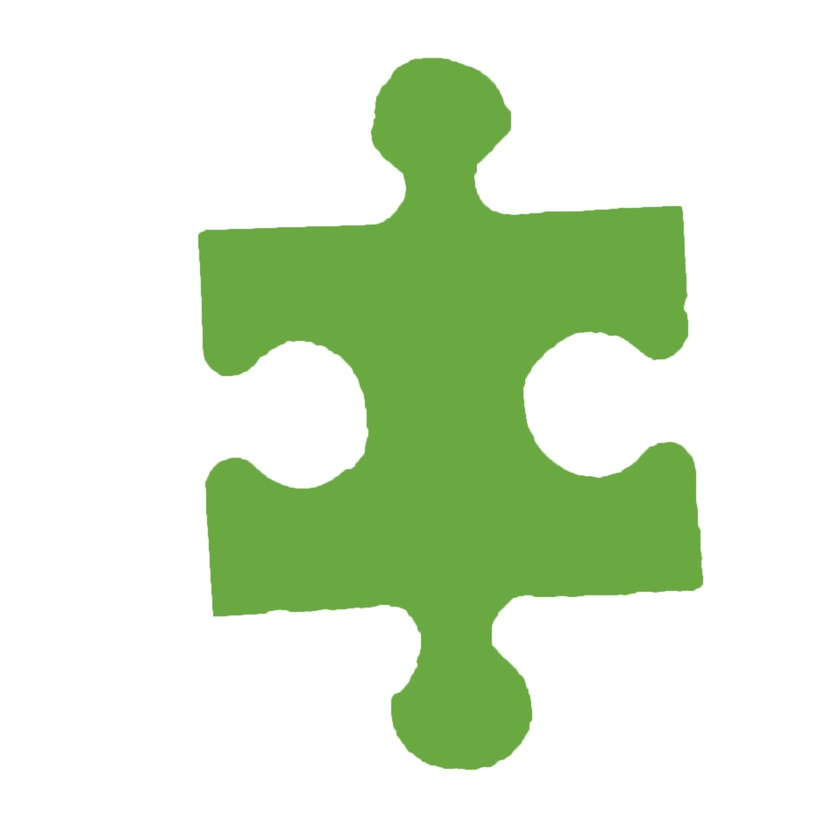
#> input picture re/1.jpg, 840 x 840 px, shrunk from 1916 x 1916 before the run, given in place of 1.bmp, which was not available
$ python 'Canny Kenar Algılama.py'   (older library calls are emulated)
#> lines starting #> are read from the running program, lines starting #| are printed output that depends on the picture; after the words box and inside, x2 and y2 are one past the last pixel; in counts of white or black regions, pixels touching at a corner belong together; pictures that were not available may be replaced by others from this repository, and a replacement may not be noted
import cv2
import numpy as np
from matplotlib import pyplot as plt

img = cv2.imread('bt/1.bmp', 1)
#> img is the input picture: shape (840, 840, 3); mean B, G, R 205.5, 232.5, 216.1
# Gri Skala
gray = cv2.cvtColor(img, cv2.COLOR_BGR2GRAY)
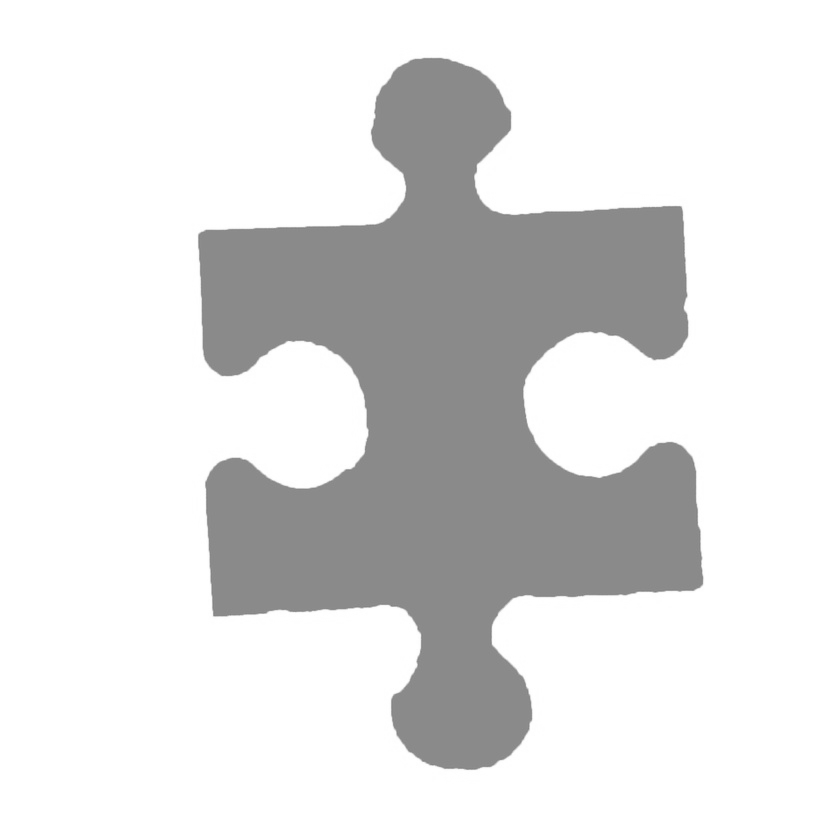
#> gray: shape (840, 840); min 127, max 255, mean 224.5
# Gürültü kaldırma
img1 = cv2.GaussianBlur(gray, (0, 0), 1)

# laplace sobel islemleri
laplacian = cv2.Laplacian(img1, cv2.CV_64F)
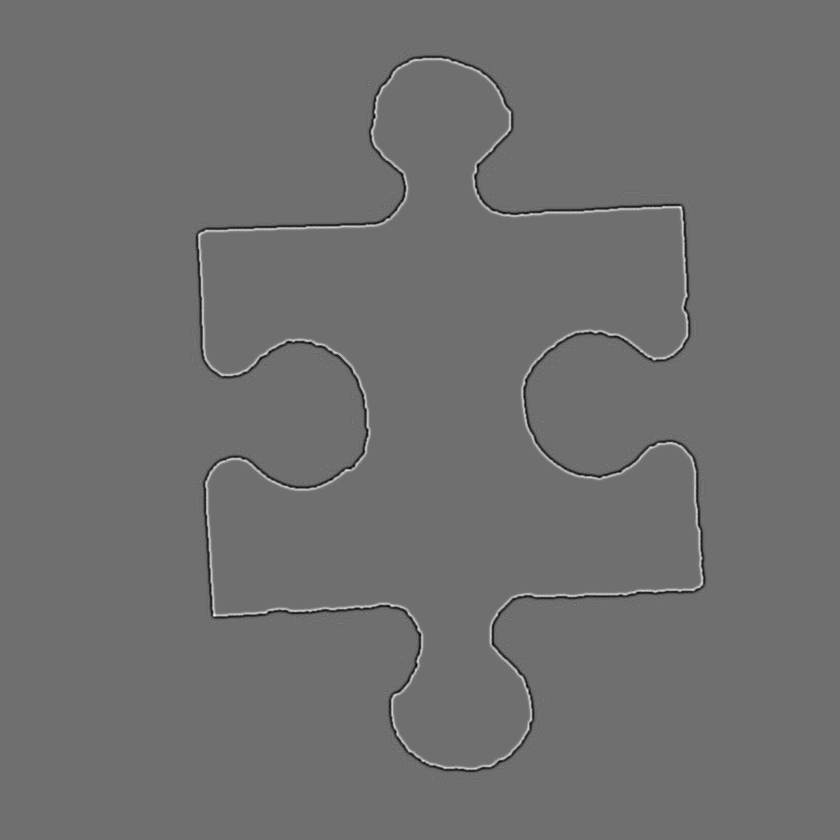
#> laplacian: shape (840, 840) float64; min -28, max 36, mean 0; drawn with min black and max white
np.savetxt("dizi.cvs", laplacian, delimiter=",")
edges = cv2.Canny(img1, 100, 200)
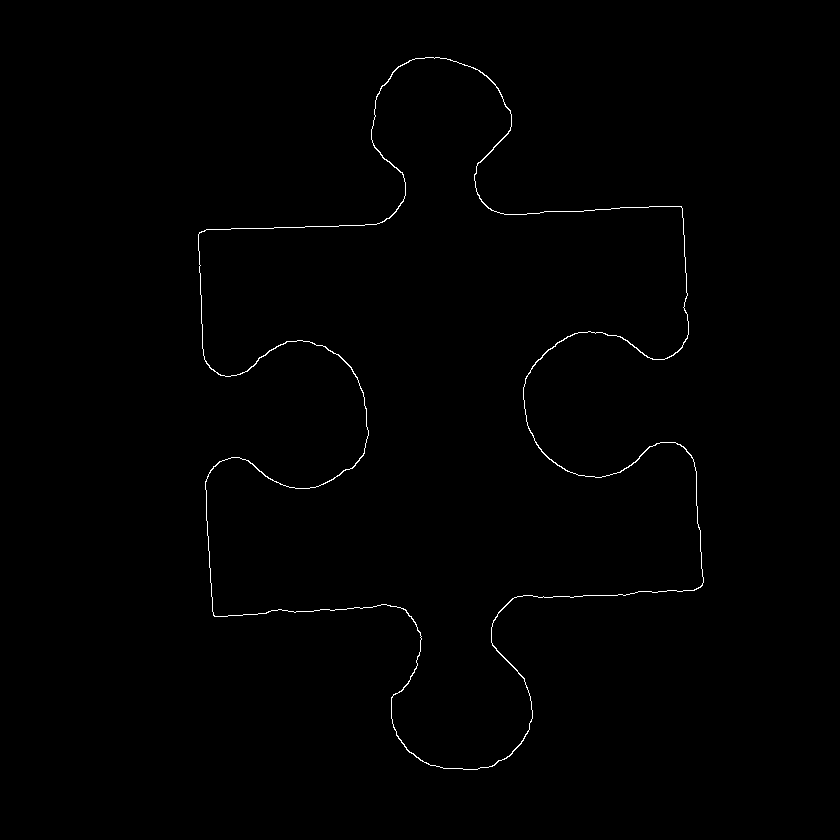
#> edges: shape (840, 840); 0.49% white in thin lines or dots, all inside (x1, y1, x2, y2) = (198, 57, 704, 770)

plt.subplot(121), plt.imshow(gray, cmap='gray')
plt.title('Original Image'), plt.xticks([]), plt.yticks([])
plt.subplot(122), plt.imshow(edges, cmap='gray')
plt.title('Canny Edge'), plt.xticks([]), plt.yticks([])

plt.show()
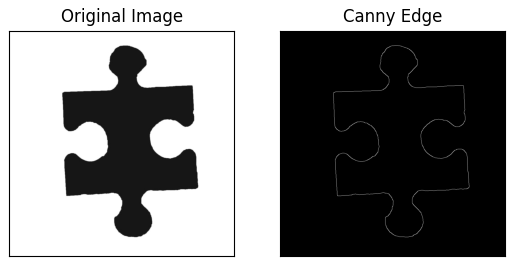
#> figure drawn by matplotlib, 2 panels

$ run again, with re/10.jpg copied over re/1.jpg
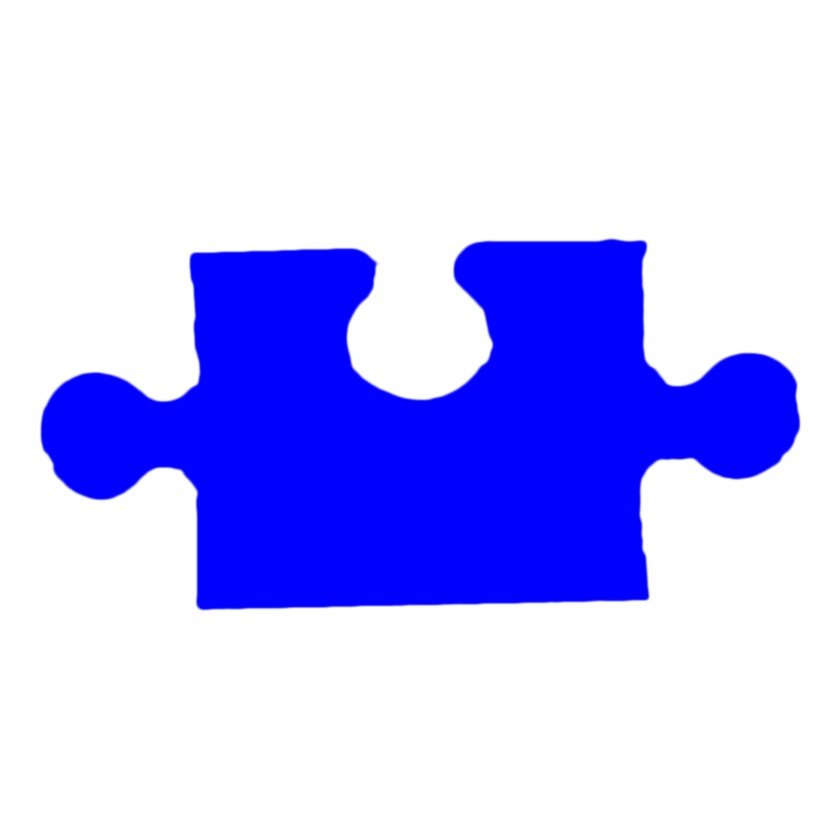
#> input picture re/10.jpg, 840 x 840 px, shrunk from 2088 x 2088 before the run, given in place of 1.bmp, which was not available
#> img is the input picture: shape (840, 840, 3); mean B, G, R 254.6, 192.2, 192.2
#> `edges = cv2.Canny(img1, 100, 200)`:
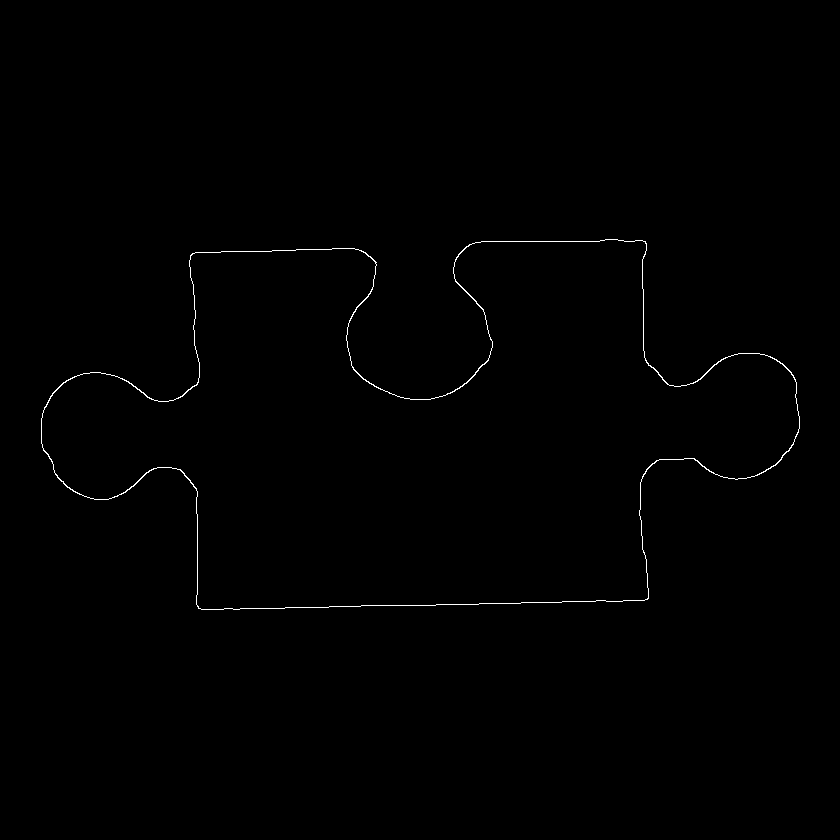
#> edges: shape (840, 840); 0.4% white in thin lines or dots, all inside (x1, y1, x2, y2) = (41, 239, 800, 610)
#> `plt.show()`:
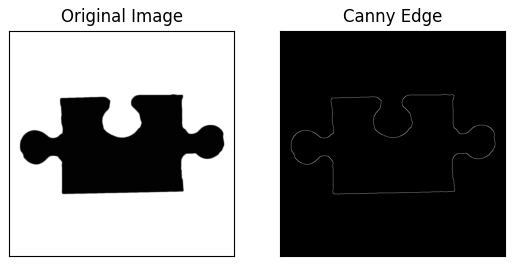
#> figure drawn by matplotlib, 2 panels

$ run again, with re/11.jpg copied over re/1.jpg
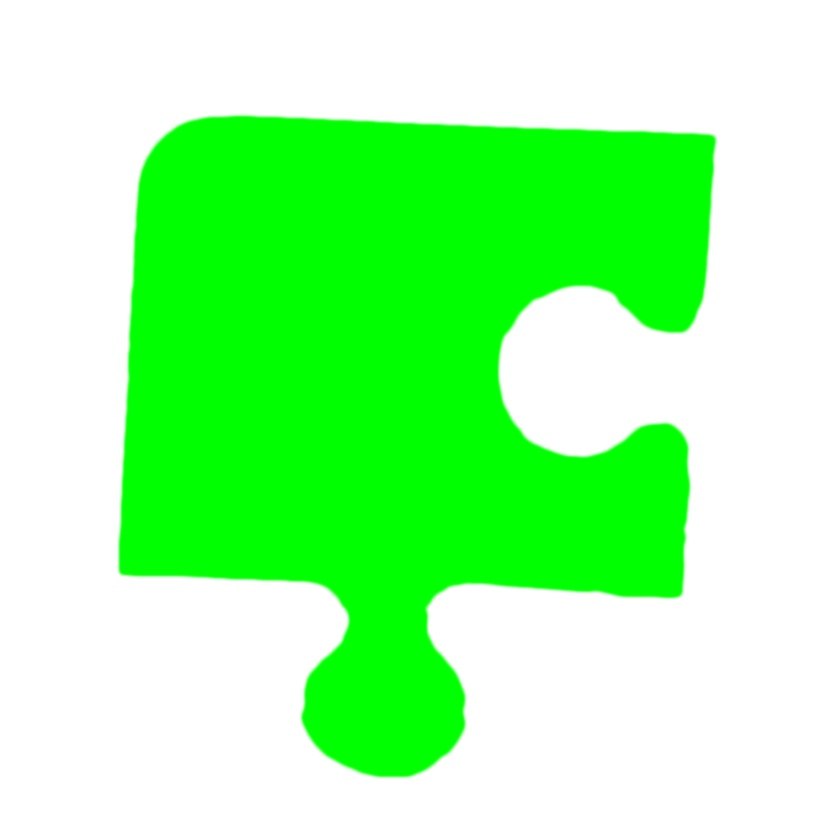
#> input picture re/11.jpg, 840 x 840 px, shrunk from 1624 x 1624 before the run, given in place of 1.bmp, which was not available
#> img is the input picture: shape (840, 840, 3); mean B, G, R 161.8, 254.9, 161.4
#> `edges = cv2.Canny(img1, 100, 200)`:
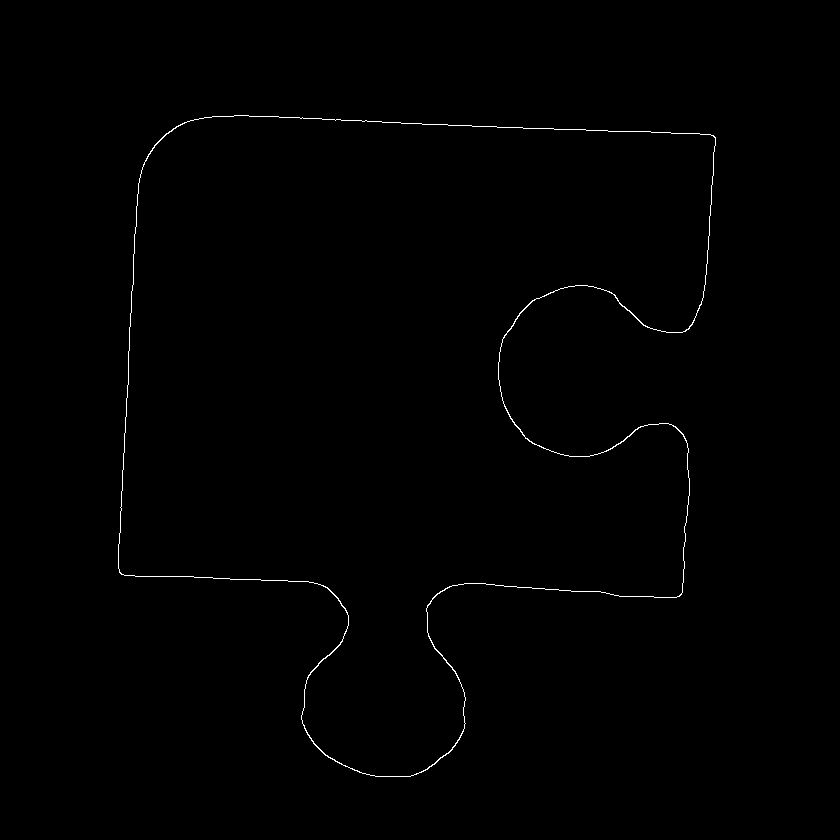
#> edges: shape (840, 840); 0.43% white in thin lines or dots, all inside (x1, y1, x2, y2) = (118, 115, 716, 777)
#> `plt.show()`:
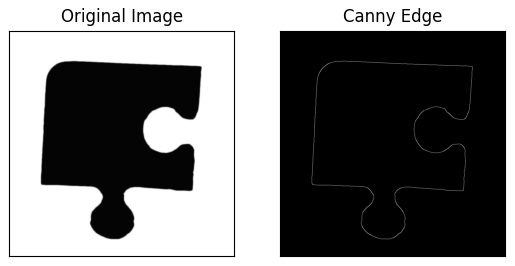
#> figure drawn by matplotlib, 2 panels

$ run again, with re/12.jpg copied over re/1.jpg
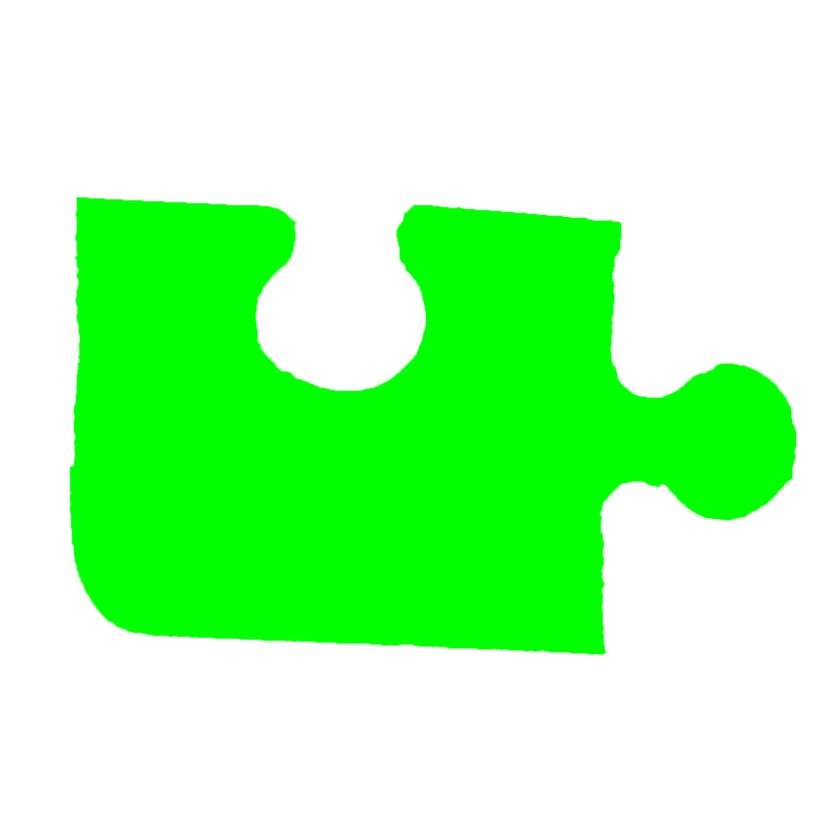
#> input picture re/12.jpg, 840 x 840 px, shrunk from 1728 x 1728 before the run, given in place of 1.bmp, which was not available
#> img is the input picture: shape (840, 840, 3); mean B, G, R 172.5, 254.9, 172.2
#> `edges = cv2.Canny(img1, 100, 200)`:
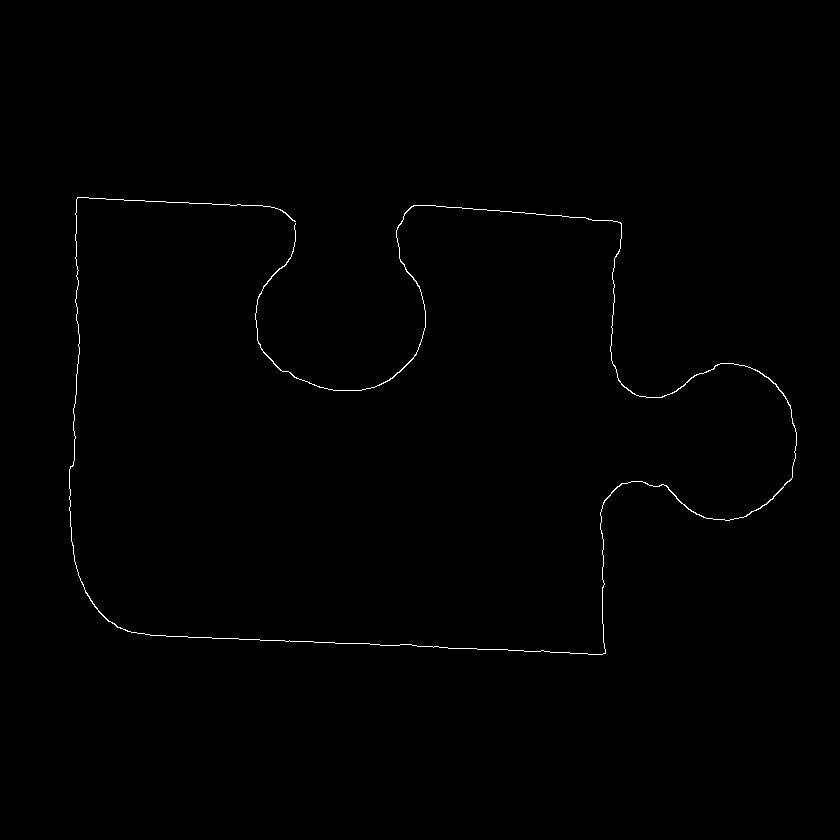
#> edges: shape (840, 840); 0.41% white in thin lines or dots, all inside (x1, y1, x2, y2) = (69, 197, 797, 655)
#> `plt.show()`:
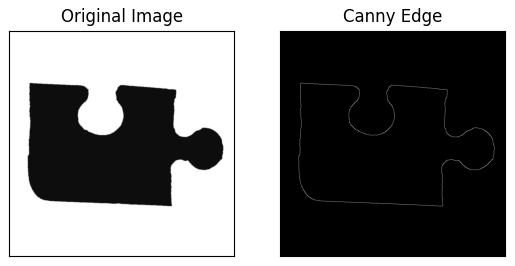
#> figure drawn by matplotlib, 2 panels
